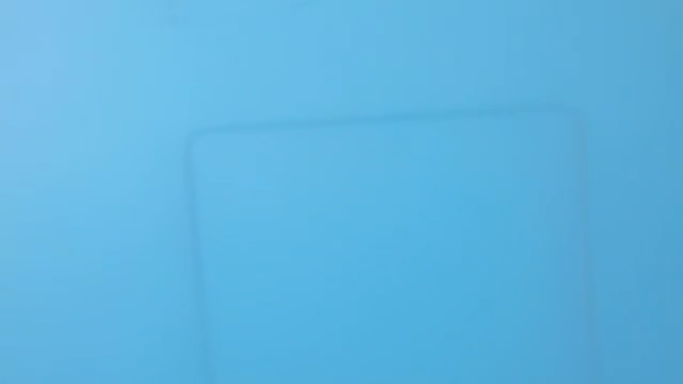
#> input picture images/5.png, 1366 x 768 px (shown at 1/2 size)
$ python auv.py   (older library calls are emulated)
#> lines starting #> are read from the running program, lines starting #| are printed output that depends on the picture
import cv2
import numpy as np
import matplotlib.pyplot as plt
from skimage import restoration

img = cv2.imread('images/5.png',-1)
#> img is the input picture: shape (768, 1366, 4); mean B, G, R, A 223.5, 180.8, 94.3, 255
img = cv2.resize(img,(512,512))
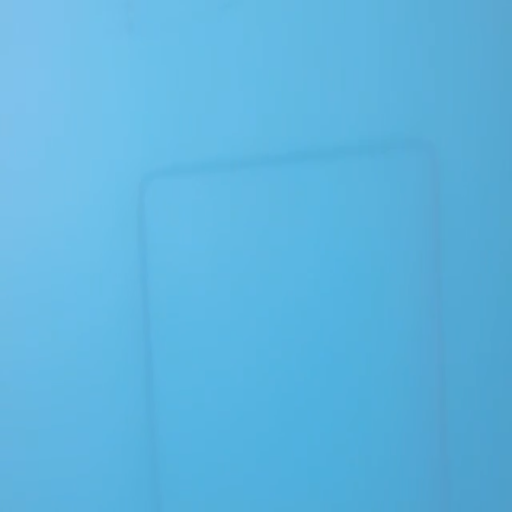
#> img: shape (512, 512, 4); mean B, G, R, A 223.5, 180.8, 94.3, 255


print(img.shape)
#| (512, 512, 4)

rows,cols,dim=img.shape
#> rows = 512; cols = 512; dim = 4
b,g,r,alpha = cv2.split(img)
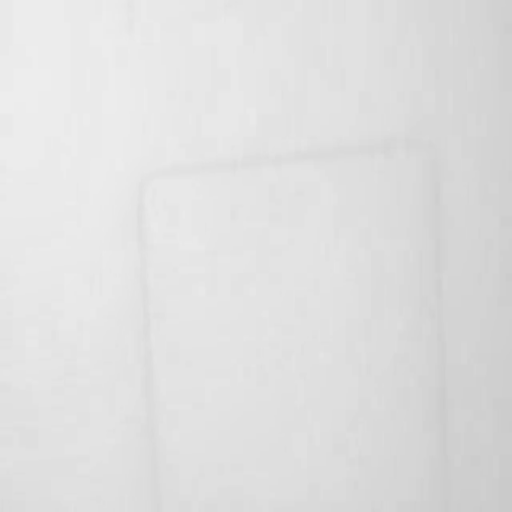
#> b: shape (512, 512); min 202, max 237, mean 223.5
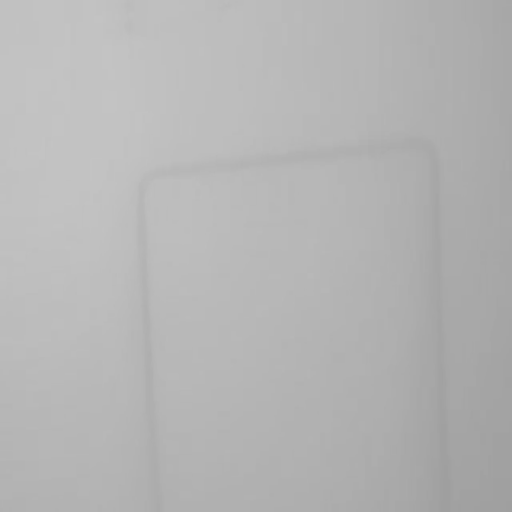
#> g: shape (512, 512); min 159, max 195, mean 180.8
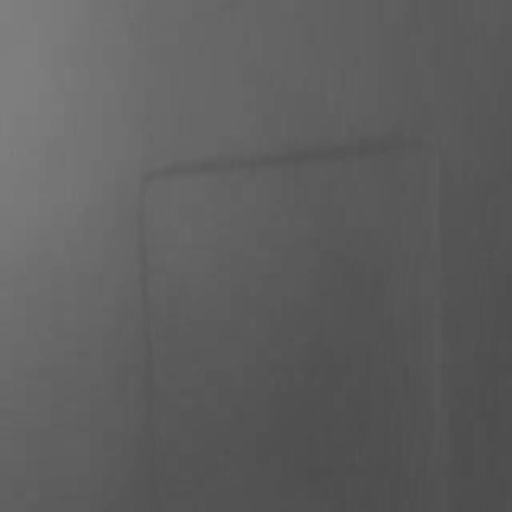
#> r: shape (512, 512); min 76, max 127, mean 94.3
#> alpha: shape (512, 512); every value is 255
result = np.zeros((rows,cols,3))
result = cv2.merge([b,g,r])
img = result
cv2.imshow('image',img)


# [134 lines left out: functions homomorphic, adapt_histogram, contrast, normalizeRed, normalizeGreen, normalizeBlue, not called in this run]


# Create an image object

#imageObject     = Image.open("24.jpg")

imageObject=img

# Split the red, green and blue bands from the Image

#> (the run stopped early here; a loop or call above may not have finished)

$ run again, with images/1.png copied over images/5.png
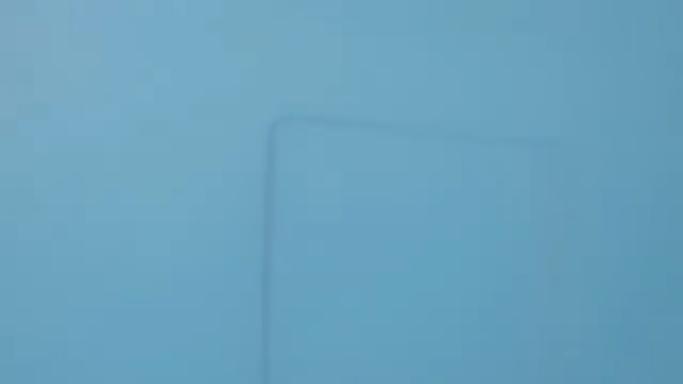
#> input picture images/1.png, 1366 x 768 px (shown at 1/2 size)
#> img is the input picture: shape (768, 1366, 4); mean B, G, R, A 189.5, 162.7, 106.1, 255
#> img: shape (512, 512, 4)
#| (512, 512, 4)
#> `b,g,r,alpha = cv2.split(img)`:
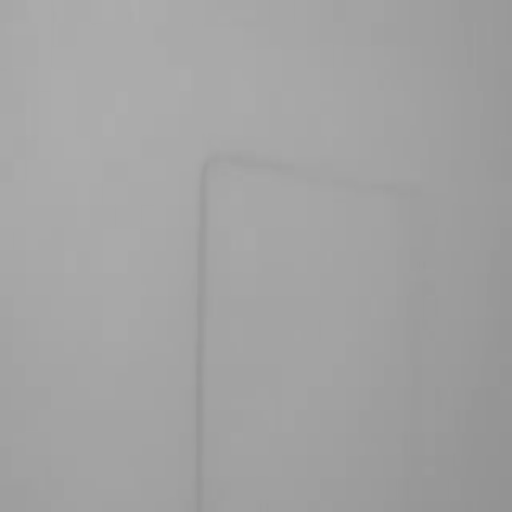
#> g: shape (512, 512); min 147, max 173, mean 162.7
#> `b,g,r,alpha = cv2.split(img)`:
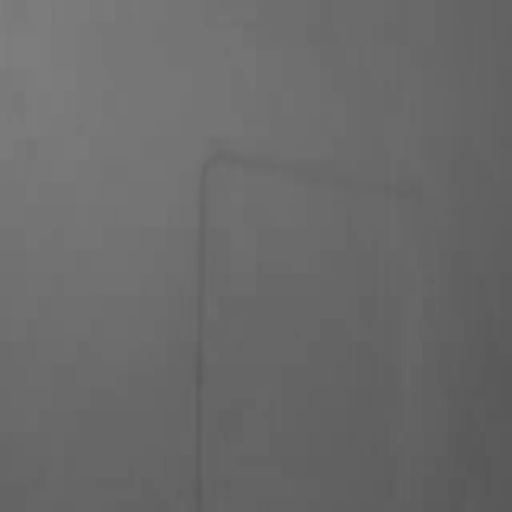
#> r: shape (512, 512); min 88, max 126, mean 106.1
#> alpha: shape (512, 512); every value is 255
